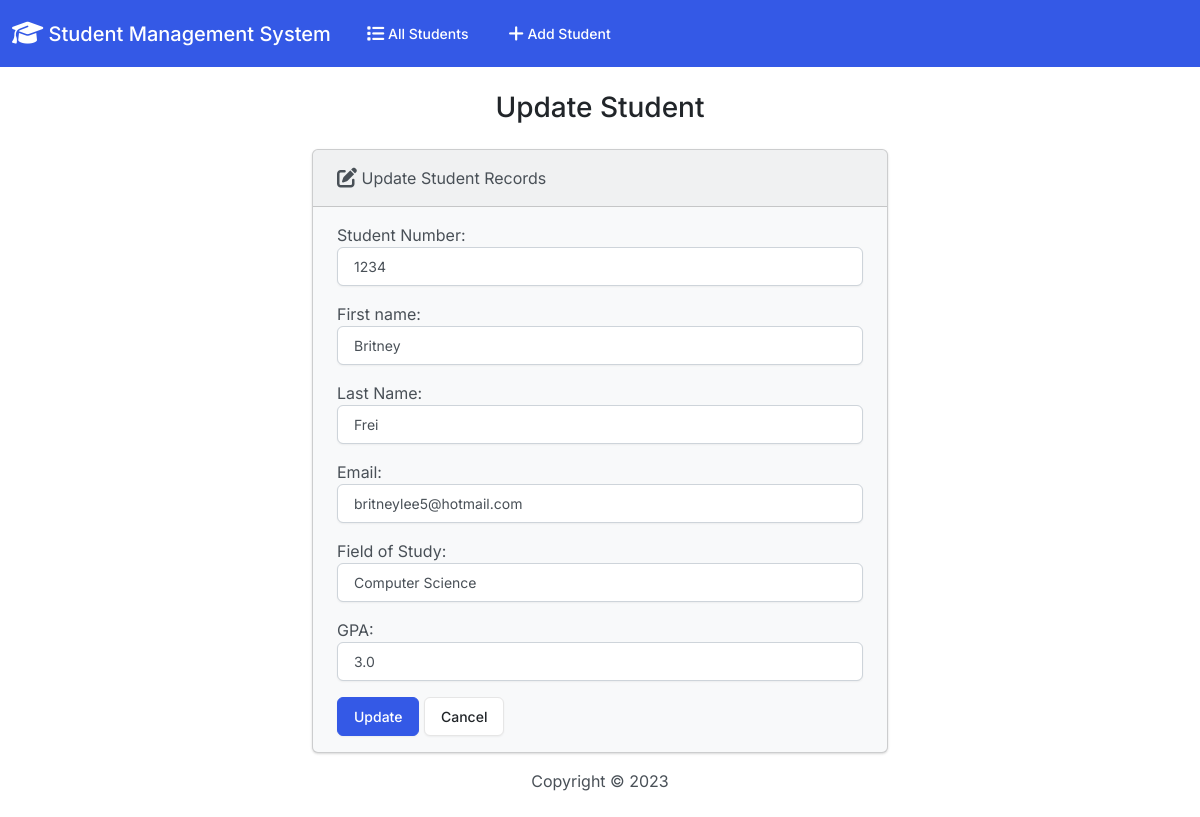
Page /edit/1/ on the committed database.
### students/models.py (models this page shows, shortened)
class Student(models.Model):
    student_number = models.PositiveBigIntegerField()
    first_name = models.CharField(max_length=50)
    last_name = models.CharField(max_length=50)
    email = models.EmailField(max_length=100)
    field_of_study = models.CharField(max_length=50)
    gpa = models.FloatField()

### students/views.py (the view)
# urls.py: path("edit/<int:id>/", views.edit, name="edit"),
def edit(request, id):
    if request.method == "POST":
        student = Student.objects.get(pk=id)
        form = StudentForm(request.POST, instance=student)
        if form.is_valid():
            form.save()
            return render(
                request, "students/edit.html", {"form": form, "success": True}
            )
    else:
        student = Student.objects.get(pk=id)
        form = StudentForm(instance=student)
    return render(request, "students/edit.html", {"form": form})

### students/forms.py
class StudentForm(forms.ModelForm):
    class Meta:
        model = Student
        fields = [
            "student_number",
            "first_name",
            "last_name",
            "email",
            "field_of_study",
            "gpa",
        ]
        labels = {
            "student_number": "Student Number",
            "first_name": "First name",
            "last_name": "Last Name",
            "email": "Email",
            "field_of_study": "Field of Study",
            "gpa": "GPA",
        }
        widgets = {
            "student_number": forms.NumberInput(attrs={"class": "form-control"}),
            "first_name": forms.TextInput(attrs={"class": "form-control"}),
            "last_name": forms.TextInput(attrs={"class": "form-control"}),
            "email": forms.TextInput(attrs={"class": "form-control"}),
            "field_of_study": forms.TextInput(attrs={"class": "form-control"}),
            "gpa": forms.NumberInput(attrs={"class": "form-control"}),
        }

### students/templates/students/edit.html
{% extends 'students/base.html' %} {% block body %}
<h3 class="text-center m-4">Update Student</h3>
{% if success %}
<div class="alert alert-success" role="alert">
  The student updated sucessfully.
  <a href="{% url 'index' %}" class="alert-link">Go to Home Page</a>
</div>
{% else %}
<div class="row justify-content-center">
  <div class="col-6">
    <div class="card bg-light mb-3">
      <div class="card-header">
        <i class="fa-solid fa-pen-to-square fa-lg"></i> Update Student Records
      </div>
      <div class="card-body">
        <form action="" method="POST">
          {% csrf_token %} {{ form.as_p }}
          <button type="submit" class="btn btn-primary">Update</button>
          <a href="{% url 'index' %}" class="btn btn-secondary">Cancel</a>
        </form>
      </div>
    </div>
  </div>
</div>
{% endif %} {% endblock body %}

### rows in the picture
Student: student_number "1234", first_name "Britney", last_name "Frei", email "britneylee5@hotmail.com", field_of_study "Computer Science", gpa "3.0"
